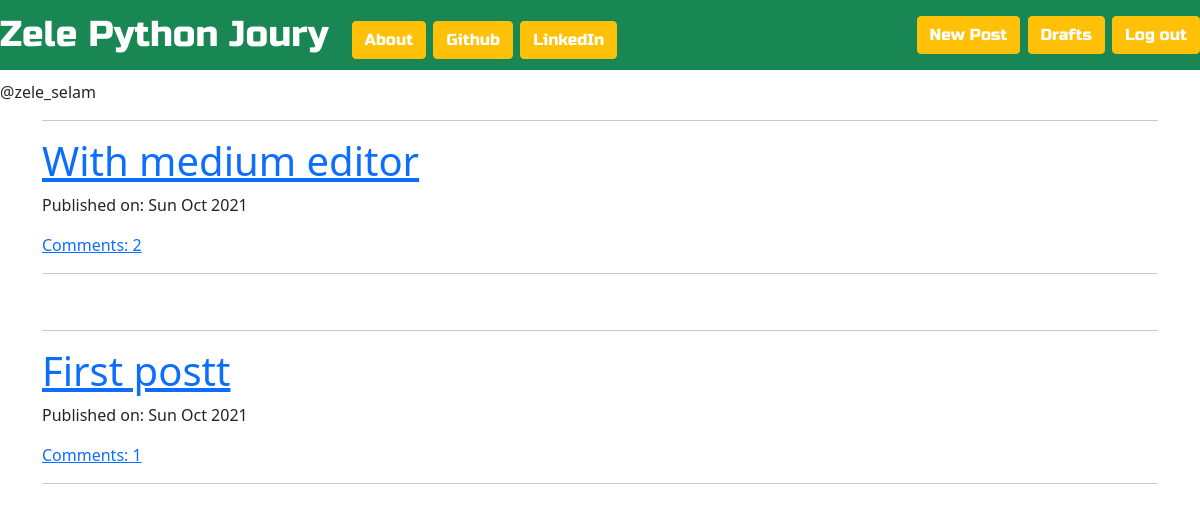
The app's page /post/ (signed in) with its own data.
### blog_app/models.py (models this page shows, shortened)
class Post(models.Model):
    author = models.ForeignKey('auth.User', on_delete=models.CASCADE)
    title = models.CharField(max_length=200)
    text = models.TextField()
    created_date = models.DateTimeField(default=timezone.now)
    published_date = models.DateTimeField(blank=True, null=True)
    def approve_comments(self):
        return self.comments.filter(approved_comment=True)

### blog_app/views.py (the view)
# urls.py: path('post/', views.PostListView.as_view(), name='post_list'),
class PostListView(ListView):
    model = Post
    def get_queryset(self):
        return Post.objects.filter(published_date__lte=timezone.now()).order_by('-published_date')

### blog_app/templates/blog_app/post_list.html
{% extends 'base.html' %}
{% block content %}
<div class="jumbotron">
    {% for post in post_list %}
        <div class="post">
            <hr>
            <h1><a href="{% url 'blog_app:post_detail' pk=post.pk %}">{{ post.title }}</a></h1>
            <div class="date">
                <p>Published on: {{ post.published_date|date:"D M Y"}}</p>
            </div>
            <a href="{% url 'blog_app:post_detail' pk=post.pk %}">Comments: {{ post.approve_comments.count }}</a>
        </div>
        <hr>
        <br>
    {% endfor %}
</div>
{% endblock %}

### templates/base.html (shortened to what this page needs)
<!DOCTYPE html>
{% load staticfiles %}
<html lang="en">
    <head>
        <link href="https://cdn.jsdelivr.net/npm/bootstrap@5.1.3/dist/css/bootstrap.min.css" rel="stylesheet">
        <link rel="stylesheet" href="{% static 'css/blog.css' %}">
        <link rel="stylesheet" href="//cdn.jsdelivr.net/npm/medium-editor@latest/dist/css/medium-editor.min.css" type="text/css" media="screen" charset="utf-8">
</head>
<body style="background-image: url("static/images/pic.jpg");">
  <nav class="nav navbar techfont bg-success custom-navbar">
      <ul class="nav navbar-nav text-white">
        <li>
          <a class='navbar-brand bigbrand bg-success text-white' href="{% url 'blog_app:post_list' %}">Zele Python Joury</a>
          <a class="btn btn-warning  text-white" href="{% url 'about'%}">About</a>
          <a class="btn btn-warning  text-white" href="http://github.com/Zebracode13">Github</a>
          <a class="btn btn-warning  text-white" href="https://www.linkedin.com">LinkedIn</a>
        </li>
      </ul>
      <ul class="nav navbar-nav navbar-right">
        {% if user.is_authenticated %}
        <li class="nav-pill">
            <a class="btn btn-warning text-white" href="{% url 'blog_app:post_new' %}" >New Post</a>
            <a class="btn btn-warning text-white" href="{% url 'blog_app:post_draft_list' %}">Drafts</a>
            <a class="btn btn-warning text-white" href="{% url 'logout' %}" >Log out</a>
        </li>
        {% else %}
        <li class="nav-pill">
          <a class='nav navbar-right btn btn-warning' ' href="{% url 'login' %}" ><span class="glyphicon glyphicon-user"></span>Login</a>
        </li>
        {% endif %}
      </ul>
</nav>
<p><a >@{{user.username }}</a></p>
  <div class="container loader">
      {% block content %}
      {% endblock %}
    </div>
</body>
</html>

### static/css/blog.css (style rules this page uses)
body { background-image: images("static/images/pic.jpg"); }
.techfont { font-family: 'Russo One', sans-serif; font-size: 1.5em; margin-bottom: 10px; }
.bigbrand { font-size: 1.5em; }
.loader { filter:hue-rotate(0deg); color: linear-gradient(45deg,#0f8,#08f); animation:hue 5000ms infinite linear; }

### records on screen
Post: title "With medium editor", published_date "Sun Oct 2021", approve_comments.count "2"
Post: title "First postt", published_date "Sun Oct 2021", approve_comments.count "1"

### other values on screen
{{ user.username }} "zele_selam"
